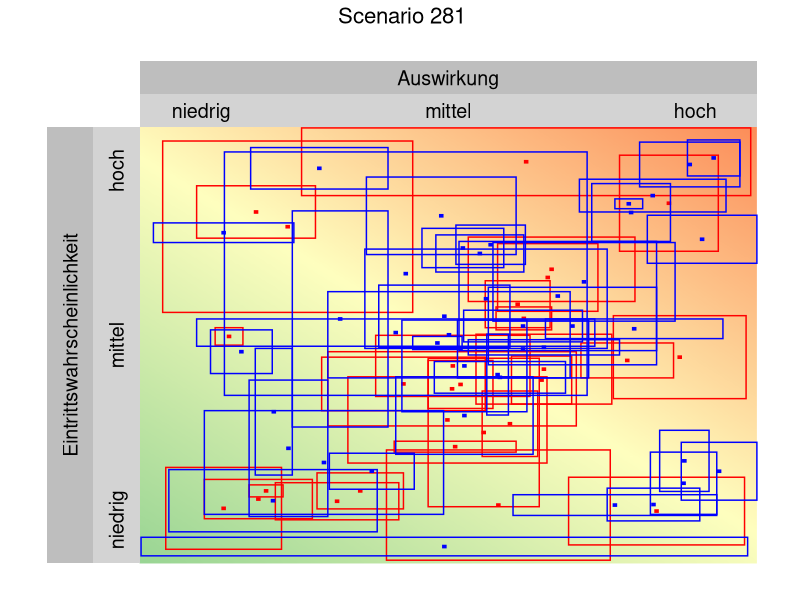
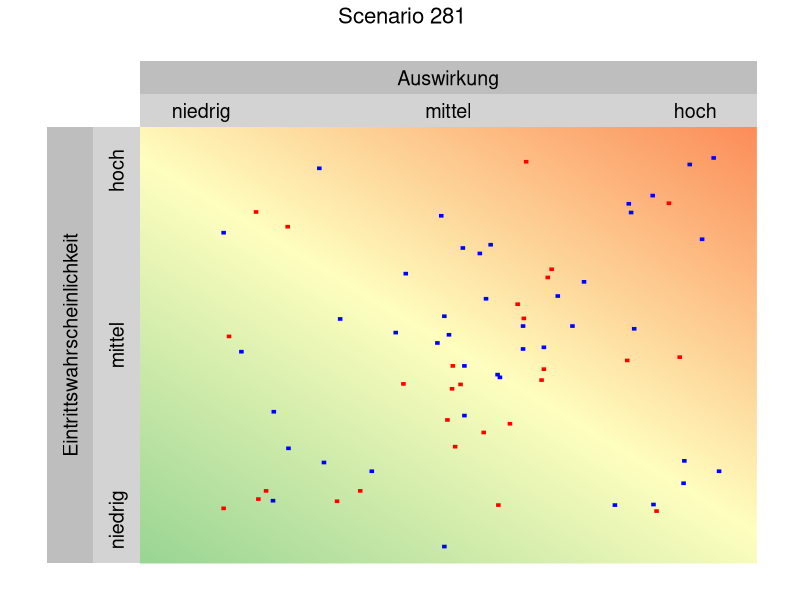
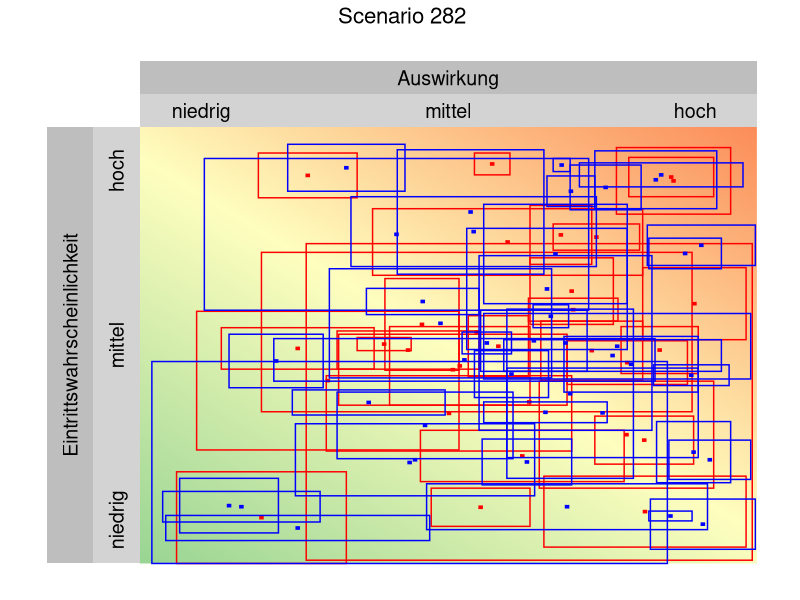
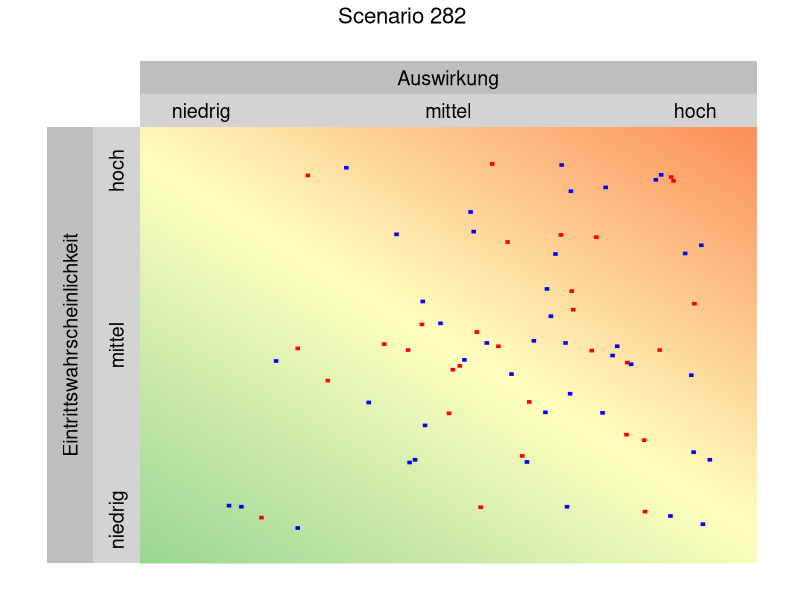
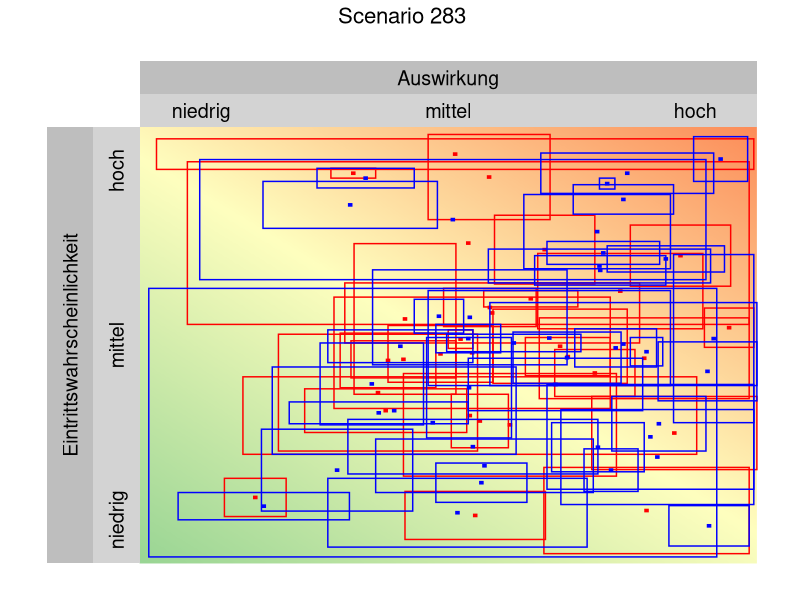
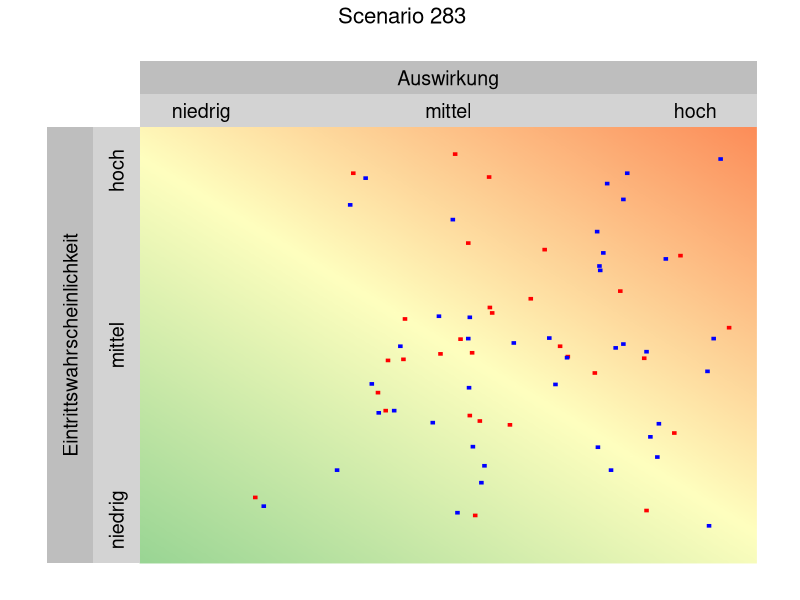
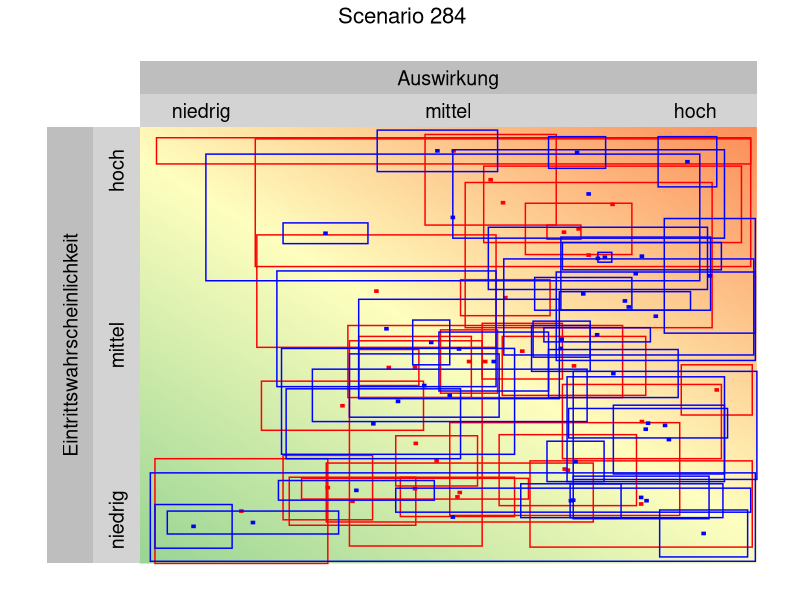
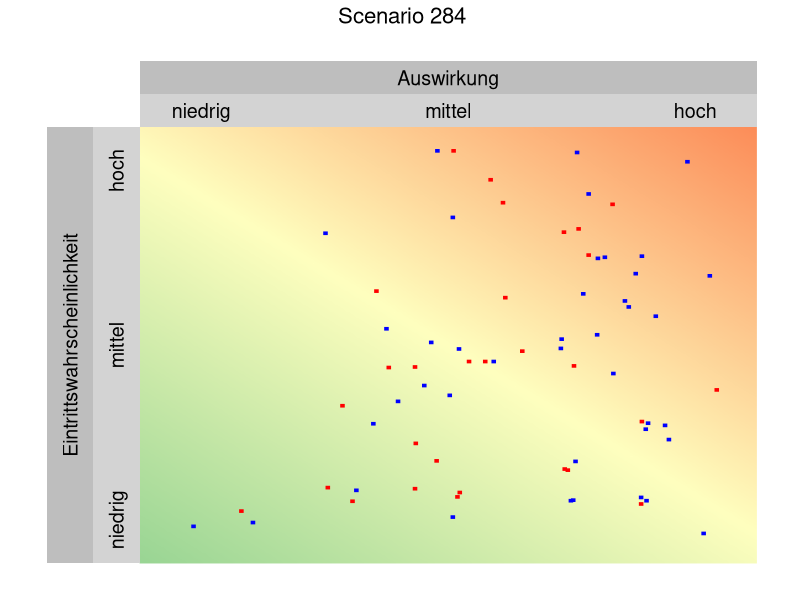

R code for these plots, in order: (Note: this script raises an error after producing the figures.)
#Erstellung der graphischen Risikomatrix für alle Szenarien getrennt nach Risiko und Chance 
#Mittelpunkte und Rechtecke mit Mittelpunkten inklusive Verspeicherung der einzelnen Bilder

library(plotrix)
library(dplyr)
library(ggplot2)
library(grid)
library(RColorBrewer)




answerstable <- read.csv(file = 'myapp/Data/RQ1_corrected.csv', header=TRUE) #importiere das answers file

dfall <- answerstable %>% filter(QUES2SURV_METHOD == "classic" & ANS2SURV_ANSWERED == 1)
scenarios <- as.data.frame(table(dfall$QUES_ID))
numberscenarios  <- nrow(scenarios)
for (anz in 1:numberscenarios) {
  actualscenario =as.vector(scenarios[anz,1])
  scentext <- (paste0("Scenario ", actualscenario))
  df <- answerstable %>% filter(QUES2SURV_METHOD == "classic" & ANS2SURV_ANSWERED == 1 & QUES_ID == actualscenario)
  numberofanswers <- nrow(df)
  actualtype <- (df$QUES_TYP[1])
#print (numberofanswers)
dfgroup1 <- df %>% filter(ACC2SURV_ROLE == "1")# ACC2SURV_GROUPID== "1"
numberofanswersg1 <- nrow(dfgroup1)
dfgroup2 <- df %>% filter(ACC2SURV_ROLE == "2")
numberofanswersg2 <- nrow(dfgroup2)


#transformedy <- getswitchedy(0)
#print (transformedy)
#print (dfgroup2)

x1g1 <- c()
x2g1 <- c()
y1g1 <- c()
y2g1 <- c()

x1g1m <- c()
x2g1m <- c()
y1g1m <- c()
y2g1m <- c()

x1g2 <- c()
x2g2 <- c()
y1g2 <- c()
y2g2 <- c()

x1g2m <- c()
x2g2m <- c()
y1g2m <- c()
y2g2m <- c()


rectangleg1 <- data.frame(x1g1,
                          x2g1,                             
                          y1g1,
                          y2g1
                         )

rectangleg1m <- data.frame(x1g1m,
                           x2g1m,                             
                           y1g1m,
                           y2g1m
                          )

rectangleg2 <- data.frame(x1g2,
                          x2g2,                             
                          y1g2,
                          y2g2
)

rectangleg2m <- data.frame(x1g2m,
                           x2g2m,                             
                           y1g2m,
                           y2g2m
)




for (i in 1:numberofanswersg1) {
  actualrowg1 <- nrow(rectangleg1) + 1
  actualrowg1m <- nrow(rectangleg1m) + 1
  
  x1 <- dfgroup1[i,"X1Pixel"]
  x2 <- dfgroup1[i,"X2Pixel"]
  y1 <- dfgroup1[i,"Y1Pixel"]
  y2 <- dfgroup1[i,"Y2Pixel"]
  mx= ((x2-x1)/2)+x1
  my= ((y2-y1)/2)+y1
  mx1=mx-1
  mx2=mx+1
  my1=my-1
  my2=my+1
  rectangleg1[actualrowg1,"x1g1"] <- x1
  rectangleg1[actualrowg1,"x2g1"] <- x2
  rectangleg1[actualrowg1,"y1g1"] <- y1
  rectangleg1[actualrowg1,"y2g1"] <- y2
  
  rectangleg1m[actualrowg1m,"x1g1m"] <- mx1
  rectangleg1m[actualrowg1m,"x2g1m"] <- mx2
  rectangleg1m[actualrowg1m,"y1g1m"] <- my1
  rectangleg1m[actualrowg1m,"y2g1m"] <- my2
  
}

for (i in 1:numberofanswersg2) {
  actualrowg2 <- nrow(rectangleg2) + 1
  actualrowg2m <- nrow(rectangleg2m) + 1
  x1 <- dfgroup2[i,"X1Pixel"]
  x2 <- dfgroup2[i,"X2Pixel"]
  y1 <- dfgroup2[i,"Y1Pixel"]
  y2 <- dfgroup2[i,"Y2Pixel"]
  mx= ((x2-x1)/2)+x1
  my= ((y2-y1)/2)+y1
  mx1=mx-1
  mx2=mx+1
  my1=my-1
  my2=my+1
  rectangleg2[actualrowg2,"x1g2"] <- x1
  rectangleg2[actualrowg2,"x2g2"] <- x2
  rectangleg2[actualrowg2,"y1g2"] <- y1
  rectangleg2[actualrowg2,"y2g2"] <- y2
  
  rectangleg2m[actualrowg2m,"x1g2m"] <- mx1
  rectangleg2m[actualrowg2m,"x2g2m"] <- mx2
  rectangleg2m[actualrowg2m,"y1g2m"] <- my1
  rectangleg2m[actualrowg2m,"y2g2m"] <- my2
  
  
}

#print(rectangleg1m)

if (actualtype == "Risiko"){
make_gradient <- function(deg = 180, n = 100, cols = blues9) {
  cols <- colorRampPalette(cols)(n + 1)
  rad <- deg / (62/pi)
  mat <- matrix(
    data = rep(seq(0, 1, length.out = n) * cos(rad), n),
    byrow = TRUE,
    ncol = n
  ) +
    matrix(
      data = rep(seq(0, 1, length.out = n) * sin(rad), n),
      byrow = FALSE,
      ncol = n
    )
  mat <- mat - min(mat)
  mat <- mat / max(mat)
  mat <- 1 + mat * n
  mat <- matrix(data = cols[round(mat)], ncol = n)
  grid::rasterGrob(
    image = mat,
    width = unit(1, "npc"),
    height = unit(1, "npc"), 
    interpolate = TRUE
  )
}
g <- make_gradient(
  deg = 45, n = 500, cols = brewer.pal(3, "Spectral")
)

thisis <- ggplot() + 
  ggtitle(scentext)+
  theme(plot.title = element_text(hjust = 0.5,color="black", size=16),#face="bold"),
        axis.line  = element_blank(),
        axis.ticks = element_blank(),
        axis.text  = element_blank(),
        axis.title = element_blank(),
        panel.grid.major = element_blank(),
        panel.grid.minor = element_blank(),
        panel.border = element_blank(),
        panel.background = element_blank()
  )+
  annotation_custom(
    #grob = g, xmin = -Inf, xmax = Inf, ymin = -Inf, ymax = Inf
    grob = g, xmin = 0, xmax = 400, ymin = 0, ymax = 400
  ) +
  xlim(-60,400) +
  ylim(0,460) +
  geom_rect(data=rectangleg1, mapping=aes(xmin=x1g1, xmax=x2g1, ymin=y1g1, ymax=y2g1), color="red", alpha=0)+
  geom_rect(data=rectangleg1m, mapping=aes(xmin=x1g1m, xmax=x2g1m, ymin=y1g1m, ymax=y2g1m),fill = "red", color="red", alpha=1)+
  geom_rect(data=rectangleg2, mapping=aes(xmin=x1g2, xmax=x2g2, ymin=y1g2, ymax=y2g2), color="blue", alpha=0)+
  geom_rect(data=rectangleg2m, mapping=aes(xmin=x1g2m, xmax=x2g2m, ymin=y1g2m, ymax=y2g2m),fill = "blue", color="blue", alpha=1)+
  geom_rect(aes(xmin=0, xmax=400, ymin=400, ymax=430),fill="lightgrey", color=NA, alpha=1)+
  geom_rect(aes(xmin=0, xmax=400, ymin=430, ymax=460),fill="grey", color=NA, alpha=1)+
  geom_rect(aes(xmin=-30, xmax=0, ymin=0, ymax=400),fill="lightgrey", color=NA, alpha=1)+
  geom_rect(aes(xmin=-60, xmax=-30, ymin=0, ymax=400),fill="grey", color=NA, alpha=1)+
  geom_text(aes(x = -15, y = 40, label = "niedrig"),size = 5,angle=90)+
  geom_text(aes(x = -15, y = 200, label = "mittel"),size = 5,angle=90)+
  geom_text(aes(x = -15, y = 360, label = "hoch"),size = 5,angle=90)+
  geom_text(aes(x = 40, y = 415, label = "niedrig"),size = 5)+
  geom_text(aes(x = 200, y = 415, label = "mittel"),size = 5)+
  geom_text(aes(x = 360, y = 415, label = "hoch"),size = 5)+
  geom_text(aes(x = 200, y = 445, label = "Auswirkung"),size = 5)+
  geom_text(aes(x = -45, y = 200, label = "Eintrittswahrscheinlichkeit"),size = 5,angle=90)#+




print (thisis)
scenfile <- (paste0("myapp/pictures/2_graphicrectangle/", scentext,"_rectangle_",actualtype,".png"))  
ggsave(filename = scenfile, device = "png", width = 25, height = 25, units = "cm",limitsize = FALSE)

thisis2 <- ggplot() + 
  ggtitle(scentext)+
  theme(plot.title = element_text(hjust = 0.5,color="black", size=16),#face="bold"),
        axis.line  = element_blank(),
        axis.ticks = element_blank(),
        axis.text  = element_blank(),
        axis.title = element_blank(),
        panel.grid.major = element_blank(),
        panel.grid.minor = element_blank(),
        panel.border = element_blank(),
        panel.background = element_blank()
  )+
  annotation_custom(
    grob = g, xmin = 0, xmax = 400, ymin = 0, ymax = 400
  ) +
  xlim(-60,400) +
  ylim(0,460) +
  #geom_rect(data=rectangleg1, mapping=aes(xmin=x1g1, xmax=x2g1, ymin=y1g1, ymax=y2g1), color="red", alpha=0)+
  geom_rect(data=rectangleg1m, mapping=aes(xmin=x1g1m, xmax=x2g1m, ymin=y1g1m, ymax=y2g1m),fill = "red", color="red", alpha=1)+
  #geom_rect(data=rectangleg2, mapping=aes(xmin=x1g2, xmax=x2g2, ymin=y1g2, ymax=y2g2), color="blue", alpha=0)+
  geom_rect(data=rectangleg2m, mapping=aes(xmin=x1g2m, xmax=x2g2m, ymin=y1g2m, ymax=y2g2m),fill = "blue", color="blue", alpha=1)+
  geom_rect(aes(xmin=0, xmax=400, ymin=400, ymax=430),fill="lightgrey", color=NA, alpha=1)+
  geom_rect(aes(xmin=0, xmax=400, ymin=430, ymax=460),fill="grey", color=NA, alpha=1)+
  geom_rect(aes(xmin=-30, xmax=0, ymin=0, ymax=400),fill="lightgrey", color=NA, alpha=1)+
  geom_rect(aes(xmin=-60, xmax=-30, ymin=0, ymax=400),fill="grey", color=NA, alpha=1)+
  geom_text(aes(x = -15, y = 40, label = "niedrig"),size = 5,angle=90)+
  geom_text(aes(x = -15, y = 200, label = "mittel"),size = 5,angle=90)+
  geom_text(aes(x = -15, y = 360, label = "hoch"),size = 5,angle=90)+
  geom_text(aes(x = 40, y = 415, label = "niedrig"),size = 5)+
  geom_text(aes(x = 200, y = 415, label = "mittel"),size = 5)+
  geom_text(aes(x = 360, y = 415, label = "hoch"),size = 5)+
  geom_text(aes(x = 200, y = 445, label = "Auswirkung"),size = 5)+
  geom_text(aes(x = -45, y = 200, label = "Eintrittswahrscheinlichkeit"),size = 5,angle=90)#+
  #geom_text(aes(x = 460, y = 215, label = "coreteam-members"),size = 3)+
  #geom_text(aes(x = 460, y = 185, label = "none coreteam-members"),size = 3)


print (thisis2)
scenfile2 <- (paste0("myapp/pictures/2_graphicrectangle/", scentext,"_onlycenter_",actualtype,".png"))  
ggsave(filename = scenfile2, device = "png", width = 25, height = 25, units = "cm",limitsize = FALSE)

}
else{

make_gradient <- function(deg = 180, n = 100, cols = blues9) {
  cols <- colorRampPalette(cols)(n + 1)
  rad <- deg / (12/pi)
  mat <- matrix(
    data = rep(seq(0, 1, length.out = n) * cos(rad), n),
    byrow = TRUE,
    ncol = n
  ) +
    matrix(
      data = rep(seq(0, 1, length.out = n) * sin(rad), n),
      byrow = FALSE,
      ncol = n
    )
  mat <- mat - min(mat)
  mat <- mat / max(mat)
  mat <- 1 + mat * n
  mat <- matrix(data = cols[round(mat)], ncol = n)
  grid::rasterGrob(
    image = mat,
    width = unit(1, "npc"),
    height = unit(1, "npc"), 
    interpolate = TRUE
  )
}
g <- make_gradient(
  deg = 45, n = 500, cols = brewer.pal(3, "Greens")
)

thisis <- ggplot() + 
  ggtitle(scentext)+
  theme(plot.title = element_text(hjust = 0.5,color="black", size=16),#face="bold"),
        axis.line  = element_blank(),
        axis.ticks = element_blank(),
        axis.text  = element_blank(),
        axis.title = element_blank(),
        panel.grid.major = element_blank(),
        panel.grid.minor = element_blank(),
        panel.border = element_blank(),
        panel.background = element_blank()
  )+
  annotation_custom(
    #grob = g, xmin = -Inf, xmax = Inf, ymin = -Inf, ymax = Inf
    grob = g, xmin = 0, xmax = 400, ymin = 0, ymax = 400
  ) +
  xlim(-60,400) +
  ylim(0,460) +
  geom_rect(data=rectangleg1, mapping=aes(xmin=x1g1, xmax=x2g1, ymin=y1g1, ymax=y2g1), color="red", alpha=0)+
  geom_rect(data=rectangleg1m, mapping=aes(xmin=x1g1m, xmax=x2g1m, ymin=y1g1m, ymax=y2g1m),fill = "red", color="red", alpha=1)+
  geom_rect(data=rectangleg2, mapping=aes(xmin=x1g2, xmax=x2g2, ymin=y1g2, ymax=y2g2), color="blue", alpha=0)+
  geom_rect(data=rectangleg2m, mapping=aes(xmin=x1g2m, xmax=x2g2m, ymin=y1g2m, ymax=y2g2m),fill = "blue", color="blue", alpha=1)+
  geom_rect(aes(xmin=0, xmax=400, ymin=400, ymax=430),fill="lightgrey", color=NA, alpha=1)+
  geom_rect(aes(xmin=0, xmax=400, ymin=430, ymax=460),fill="grey", color=NA, alpha=1)+
  geom_rect(aes(xmin=-30, xmax=0, ymin=0, ymax=400),fill="lightgrey", color=NA, alpha=1)+
  geom_rect(aes(xmin=-60, xmax=-30, ymin=0, ymax=400),fill="grey", color=NA, alpha=1)+
  geom_text(aes(x = -15, y = 40, label = "niedrig"),size = 5,angle=90)+
  geom_text(aes(x = -15, y = 200, label = "mittel"),size = 5,angle=90)+
  geom_text(aes(x = -15, y = 360, label = "hoch"),size = 5,angle=90)+
  geom_text(aes(x = 40, y = 415, label = "niedrig"),size = 5)+
  geom_text(aes(x = 200, y = 415, label = "mittel"),size = 5)+
  geom_text(aes(x = 360, y = 415, label = "hoch"),size = 5)+
  geom_text(aes(x = 200, y = 445, label = "Potential"),size = 5)+
  geom_text(aes(x = -45, y = 200, label = "Eintrittswahrscheinlichkeit"),size = 5,angle=90)#+




print (thisis)
scenfile <- (paste0("myapp/pictures/2_graphicrectangle/", scentext,"_rectangle_",actualtype,".png"))  
ggsave(filename = scenfile, device = "png", width = 25, height = 25, units = "cm",limitsize = FALSE)

thisis2 <- ggplot() + 
  ggtitle(scentext)+
  theme(plot.title = element_text(hjust = 0.5,color="black", size=16),#face="bold"),
        axis.line  = element_blank(),
        axis.ticks = element_blank(),
        axis.text  = element_blank(),
        axis.title = element_blank(),
        panel.grid.major = element_blank(),
        panel.grid.minor = element_blank(),
        panel.border = element_blank(),
        panel.background = element_blank()
  )+
  annotation_custom(
    grob = g, xmin = 0, xmax = 400, ymin = 0, ymax = 400
  ) +
  xlim(-60,400) +
  ylim(0,460) +
  #geom_rect(data=rectangleg1, mapping=aes(xmin=x1g1, xmax=x2g1, ymin=y1g1, ymax=y2g1), color="red", alpha=0)+
  geom_rect(data=rectangleg1m, mapping=aes(xmin=x1g1m, xmax=x2g1m, ymin=y1g1m, ymax=y2g1m),fill = "red", color="red", alpha=1)+
  #geom_rect(data=rectangleg2, mapping=aes(xmin=x1g2, xmax=x2g2, ymin=y1g2, ymax=y2g2), color="blue", alpha=0)+
  geom_rect(data=rectangleg2m, mapping=aes(xmin=x1g2m, xmax=x2g2m, ymin=y1g2m, ymax=y2g2m),fill = "blue", color="blue", alpha=1)+
  geom_rect(aes(xmin=0, xmax=400, ymin=400, ymax=430),fill="lightgrey", color=NA, alpha=1)+
  geom_rect(aes(xmin=0, xmax=400, ymin=430, ymax=460),fill="grey", color=NA, alpha=1)+
  geom_rect(aes(xmin=-30, xmax=0, ymin=0, ymax=400),fill="lightgrey", color=NA, alpha=1)+
  geom_rect(aes(xmin=-60, xmax=-30, ymin=0, ymax=400),fill="grey", color=NA, alpha=1)+
  geom_text(aes(x = -15, y = 40, label = "niedrig"),size = 5,angle=90)+
  geom_text(aes(x = -15, y = 200, label = "mittel"),size = 5,angle=90)+
  geom_text(aes(x = -15, y = 360, label = "hoch"),size = 5,angle=90)+
  geom_text(aes(x = 40, y = 415, label = "niedrig"),size = 5)+
  geom_text(aes(x = 200, y = 415, label = "mittel"),size = 5)+
  geom_text(aes(x = 360, y = 415, label = "hoch"),size = 5)+
  geom_text(aes(x = 200, y = 445, label = "Potential"),size = 5)+
  geom_text(aes(x = -45, y = 200, label = "Eintrittswahrscheinlichkeit"),size = 5,angle=90)


print (thisis2)
scenfile2 <- (paste0("myapp/pictures/2_graphicrectangle/", scentext,"_onlycenter_",actualtype,".png"))  
ggsave(filename = scenfile2, device = "png", width = 25, height = 25, units = "cm",limitsize = FALSE)

}

}

## set up the plot region:
#,
     #main = "2 x 2 rectangles; `rect(0,400,0,400)'")
#i <- 4*(0:10)
## draw rectangles with bottom left (100, 300)+i  and top right (150, 380)+i




#rect(0, 0, 300, 300,col= rgb(0,0,1.0,alpha=0.2),border = "blue")
#rect(200, 200, 201, 201,col= rgb(1.0,1.0,0,alpha=0.7))
#draw.circle(x=300, y=80, radius=50, col=heat.colors(9))
#rect(100, 300, 250, 430,col= rgb(1.0,1.0,0,alpha=0.1))
#rect(240-i, 320+i, 250-i, 410+i, col=heat.colors(9))

#Beispiel um einen Text zu platzieren
#center <- c(mean(c(0, 40)), mean(c(0, 35)))
#text(center[1], center[2], labels = 'Hier kann auch dein Text stehen')